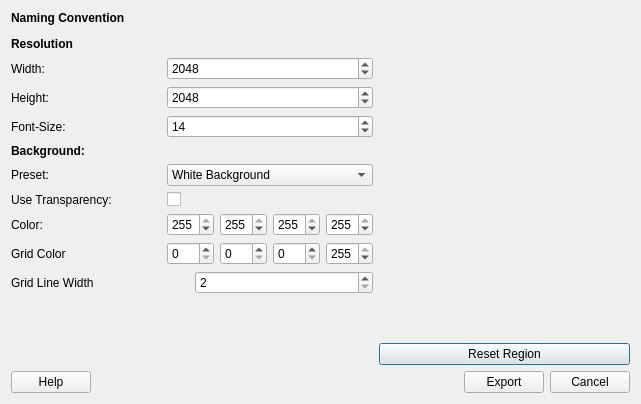
<?xml version="1.0" encoding="UTF-8"?>
<ui version="4.0">
 <class>Dialog</class>
 <widget class="QDialog" name="Dialog">
  <property name="geometry">
   <rect>
    <x>0</x>
    <y>0</y>
    <width>641</width>
    <height>404</height>
   </rect>
  </property>
  <property name="windowTitle">
   <string>Dialog</string>
  </property>
  <layout class="QVBoxLayout" name="verticalLayout">
   <item>
    <layout class="QHBoxLayout" name="horizontalLayout">
     <item>
      <layout class="QVBoxLayout" name="verticalLayout_2">
       <item>
        <widget class="QLabel" name="label_10">
         <property name="text">
          <string>&lt;b&gt;Naming Convention</string>
         </property>
        </widget>
       </item>
       <item>
        <widget class="QWidget" name="widgetNamingConvention" native="true"/>
       </item>
       <item>
        <widget class="QLabel" name="label_3">
         <property name="text">
          <string>&lt;b&gt;Resolution</string>
         </property>
        </widget>
       </item>
       <item>
        <layout class="QHBoxLayout" name="horizontalLayout_3">
         <item>
          <widget class="QLabel" name="label">
           <property name="minimumSize">
            <size>
             <width>150</width>
             <height>0</height>
            </size>
           </property>
           <property name="maximumSize">
            <size>
             <width>150</width>
             <height>16777215</height>
            </size>
           </property>
           <property name="text">
            <string>Width:</string>
           </property>
          </widget>
         </item>
         <item>
          <widget class="QSpinBox" name="spinBox_Width">
           <property name="sizePolicy">
            <sizepolicy hsizetype="Preferred" vsizetype="Fixed">
             <horstretch>0</horstretch>
             <verstretch>0</verstretch>
            </sizepolicy>
           </property>
           <property name="minimum">
            <number>1</number>
           </property>
           <property name="maximum">
            <number>8192</number>
           </property>
           <property name="value">
            <number>2048</number>
           </property>
          </widget>
         </item>
        </layout>
       </item>
       <item>
        <layout class="QHBoxLayout" name="horizontalLayout_4">
         <item>
          <widget class="QLabel" name="label_2">
           <property name="minimumSize">
            <size>
             <width>150</width>
             <height>0</height>
            </size>
           </property>
           <property name="maximumSize">
            <size>
             <width>150</width>
             <height>16777215</height>
            </size>
           </property>
           <property name="text">
            <string>Height:</string>
           </property>
          </widget>
         </item>
         <item>
          <widget class="QSpinBox" name="spinBox_Height">
           <property name="sizePolicy">
            <sizepolicy hsizetype="Preferred" vsizetype="Fixed">
             <horstretch>0</horstretch>
             <verstretch>0</verstretch>
            </sizepolicy>
           </property>
           <property name="minimum">
            <number>1</number>
           </property>
           <property name="maximum">
            <number>8192</number>
           </property>
           <property name="value">
            <number>2048</number>
           </property>
          </widget>
         </item>
        </layout>
       </item>
       <item>
        <layout class="QHBoxLayout" name="horizontalLayout_9">
         <item>
          <widget class="QLabel" name="label_9">
           <property name="minimumSize">
            <size>
             <width>150</width>
             <height>0</height>
            </size>
           </property>
           <property name="text">
            <string>Font-Size:</string>
           </property>
          </widget>
         </item>
         <item>
          <widget class="QSpinBox" name="spinBoxFontSize">
           <property name="sizePolicy">
            <sizepolicy hsizetype="Expanding" vsizetype="Fixed">
             <horstretch>0</horstretch>
             <verstretch>0</verstretch>
            </sizepolicy>
           </property>
           <property name="minimum">
            <number>1</number>
           </property>
           <property name="value">
            <number>14</number>
           </property>
          </widget>
         </item>
        </layout>
       </item>
       <item>
        <widget class="QLabel" name="label_4">
         <property name="text">
          <string>&lt;b&gt;Background:</string>
         </property>
        </widget>
       </item>
       <item>
        <layout class="QHBoxLayout" name="horizontalLayout_8">
         <item>
          <widget class="QLabel" name="label_8">
           <property name="minimumSize">
            <size>
             <width>150</width>
             <height>0</height>
            </size>
           </property>
           <property name="text">
            <string>Preset:</string>
           </property>
          </widget>
         </item>
         <item>
          <widget class="QComboBox" name="comboBoxPreset">
           <property name="sizePolicy">
            <sizepolicy hsizetype="Expanding" vsizetype="Fixed">
             <horstretch>0</horstretch>
             <verstretch>0</verstretch>
            </sizepolicy>
           </property>
           <item>
            <property name="text">
             <string>White Background</string>
            </property>
           </item>
           <item>
            <property name="text">
             <string>Dark Background</string>
            </property>
           </item>
           <item>
            <property name="text">
             <string>Transparent</string>
            </property>
           </item>
          </widget>
         </item>
        </layout>
       </item>
       <item>
        <layout class="QHBoxLayout" name="horizontalLayout_5">
         <item>
          <widget class="QLabel" name="label_5">
           <property name="minimumSize">
            <size>
             <width>150</width>
             <height>0</height>
            </size>
           </property>
           <property name="maximumSize">
            <size>
             <width>150</width>
             <height>16777215</height>
            </size>
           </property>
           <property name="text">
            <string>Use Transparency:</string>
           </property>
          </widget>
         </item>
         <item>
          <widget class="QCheckBox" name="checkBox_Transparent">
           <property name="text">
            <string/>
           </property>
          </widget>
         </item>
        </layout>
       </item>
       <item>
        <layout class="QHBoxLayout" name="horizontalLayout_6">
         <item>
          <widget class="QLabel" name="label_6">
           <property name="minimumSize">
            <size>
             <width>150</width>
             <height>0</height>
            </size>
           </property>
           <property name="maximumSize">
            <size>
             <width>150</width>
             <height>16777215</height>
            </size>
           </property>
           <property name="text">
            <string>Color: </string>
           </property>
          </widget>
         </item>
         <item>
          <widget class="QSpinBox" name="spinBox_BG_R">
           <property name="sizePolicy">
            <sizepolicy hsizetype="Preferred" vsizetype="Fixed">
             <horstretch>0</horstretch>
             <verstretch>0</verstretch>
            </sizepolicy>
           </property>
           <property name="minimum">
            <number>0</number>
           </property>
           <property name="maximum">
            <number>255</number>
           </property>
           <property name="value">
            <number>255</number>
           </property>
          </widget>
         </item>
         <item>
          <widget class="QSpinBox" name="spinBox_BG_G">
           <property name="sizePolicy">
            <sizepolicy hsizetype="Preferred" vsizetype="Fixed">
             <horstretch>0</horstretch>
             <verstretch>0</verstretch>
            </sizepolicy>
           </property>
           <property name="minimum">
            <number>0</number>
           </property>
           <property name="maximum">
            <number>255</number>
           </property>
           <property name="value">
            <number>255</number>
           </property>
          </widget>
         </item>
         <item>
          <widget class="QSpinBox" name="spinBox_BG_B">
           <property name="sizePolicy">
            <sizepolicy hsizetype="Preferred" vsizetype="Fixed">
             <horstretch>0</horstretch>
             <verstretch>0</verstretch>
            </sizepolicy>
           </property>
           <property name="minimum">
            <number>0</number>
           </property>
           <property name="maximum">
            <number>255</number>
           </property>
           <property name="value">
            <number>255</number>
           </property>
          </widget>
         </item>
         <item>
          <widget class="QSpinBox" name="spinBox_BG_A">
           <property name="sizePolicy">
            <sizepolicy hsizetype="Preferred" vsizetype="Fixed">
             <horstretch>0</horstretch>
             <verstretch>0</verstretch>
            </sizepolicy>
           </property>
           <property name="maximum">
            <number>255</number>
           </property>
           <property name="value">
            <number>255</number>
           </property>
          </widget>
         </item>
        </layout>
       </item>
       <item>
        <layout class="QHBoxLayout" name="horizontalLayout_7">
         <item>
          <widget class="QLabel" name="label_7">
           <property name="minimumSize">
            <size>
             <width>150</width>
             <height>0</height>
            </size>
           </property>
           <property name="text">
            <string>Grid Color</string>
           </property>
          </widget>
         </item>
         <item>
          <widget class="QSpinBox" name="spinBox_GridR">
           <property name="maximum">
            <number>255</number>
           </property>
          </widget>
         </item>
         <item>
          <widget class="QSpinBox" name="spinBox_GridG">
           <property name="maximum">
            <number>255</number>
           </property>
          </widget>
         </item>
         <item>
          <widget class="QSpinBox" name="spinBox_GridB">
           <property name="maximum">
            <number>255</number>
           </property>
          </widget>
         </item>
         <item>
          <widget class="QSpinBox" name="spinBox_GridA">
           <property name="maximum">
            <number>255</number>
           </property>
           <property name="value">
            <number>255</number>
           </property>
          </widget>
         </item>
        </layout>
       </item>
       <item>
        <layout class="QHBoxLayout" name="horizontalLayout_10">
         <item>
          <widget class="QLabel" name="label_11">
           <property name="text">
            <string>Grid Line Width</string>
           </property>
          </widget>
         </item>
         <item>
          <widget class="QSpinBox" name="spinBox_GridLine">
           <property name="minimum">
            <number>2</number>
           </property>
          </widget>
         </item>
        </layout>
       </item>
       <item>
        <spacer name="verticalSpacer_2">
         <property name="orientation">
          <enum>Qt::Vertical</enum>
         </property>
         <property name="sizeHint" stdset="0">
          <size>
           <width>20</width>
           <height>40</height>
          </size>
         </property>
        </spacer>
       </item>
      </layout>
     </item>
     <item>
      <layout class="QVBoxLayout" name="verticalLayout_3">
       <item>
        <widget class="QWidget" name="widget_Preview" native="true">
         <property name="sizePolicy">
          <sizepolicy hsizetype="Expanding" vsizetype="Preferred">
           <horstretch>0</horstretch>
           <verstretch>0</verstretch>
          </sizepolicy>
         </property>
        </widget>
       </item>
       <item>
        <widget class="QPushButton" name="btn_ResetRegion">
         <property name="text">
          <string>Reset Region</string>
         </property>
        </widget>
       </item>
      </layout>
     </item>
    </layout>
   </item>
   <item>
    <layout class="QHBoxLayout" name="horizontalLayout_2">
     <item>
      <widget class="QPushButton" name="pushButton_3">
       <property name="text">
        <string>Help</string>
       </property>
      </widget>
     </item>
     <item>
      <spacer name="horizontalSpacer">
       <property name="orientation">
        <enum>Qt::Horizontal</enum>
       </property>
       <property name="sizeHint" stdset="0">
        <size>
         <width>40</width>
         <height>20</height>
        </size>
       </property>
      </spacer>
     </item>
     <item>
      <widget class="QPushButton" name="btn_Export">
       <property name="text">
        <string>Export</string>
       </property>
      </widget>
     </item>
     <item>
      <widget class="QPushButton" name="btn_Cancel">
       <property name="text">
        <string>Cancel</string>
       </property>
      </widget>
     </item>
    </layout>
   </item>
  </layout>
 </widget>
 <resources/>
 <connections/>
</ui>
